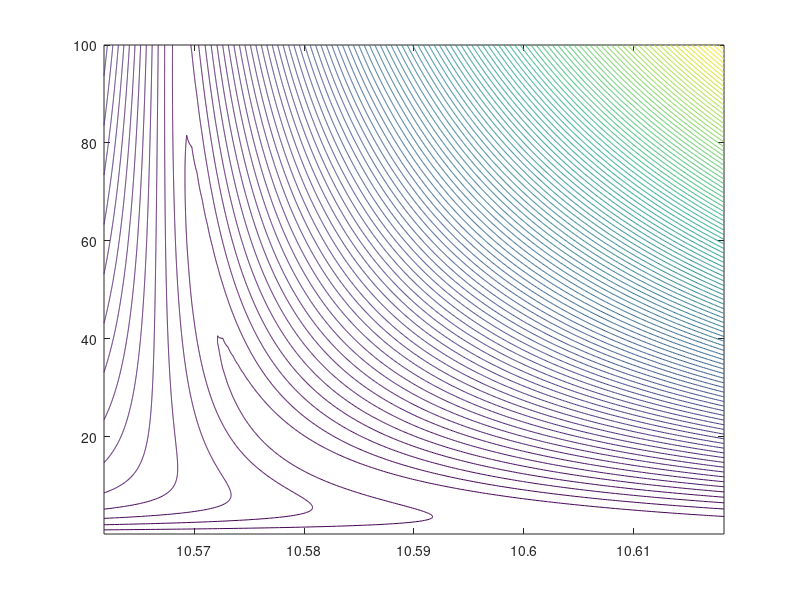
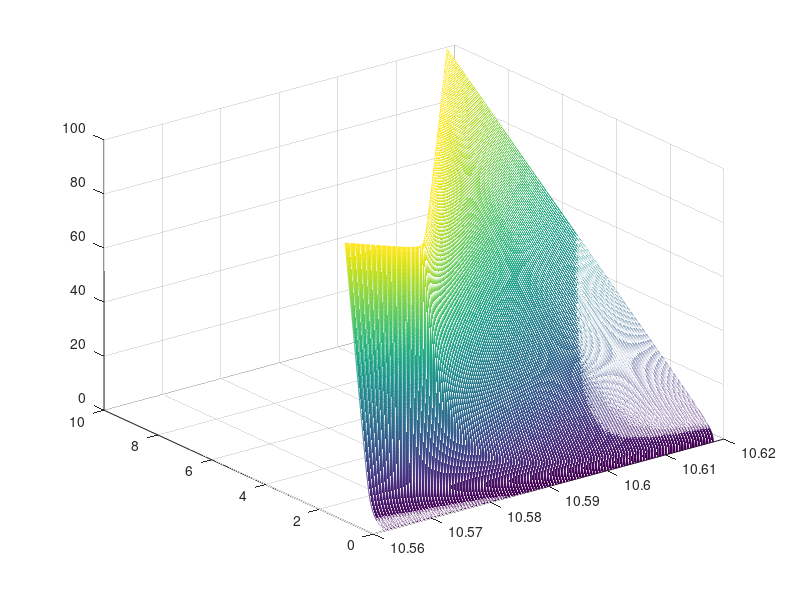
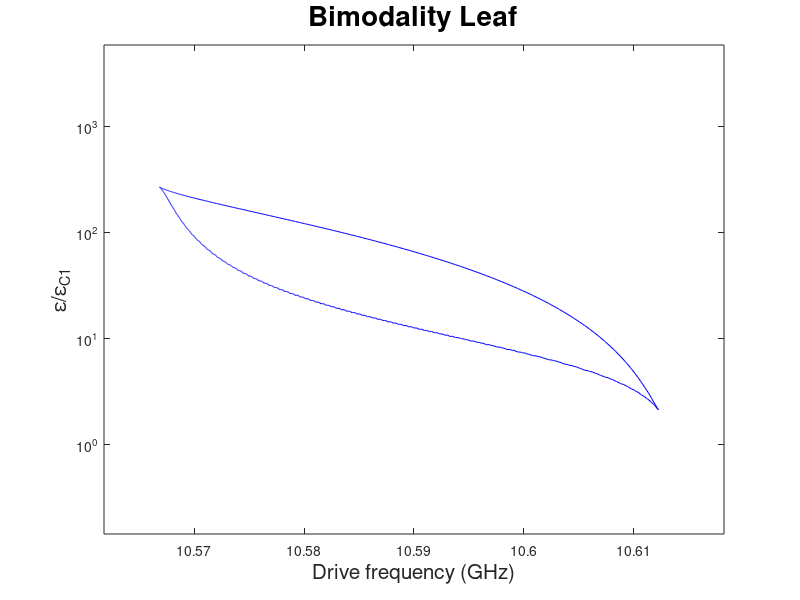

These figures' MATLAB source, in order: (Note: this script raises an error after producing the figures.)
clear all; close all;

g=0.3347; delta=8.1831-10.5665; kappa=0.0024; Sigma_z=-1; Omega_c=10.5665;
rr=-0.1:0.01:1.1;
chi0=g.^2./abs(delta);

Omega_d=Omega_c+rr.*chi0;
xiC1= (abs(delta)*kappa)^(3/2)/(3^(3/4)*g^2);
AA=0.1:0.1:100;
[Omega_d,A]=meshgrid(Omega_d,AA);

chi=Sigma_z.*g.^2./(sqrt(2.*g.^2.*(A.^2 + Sigma_z) + delta.^2));
%xi=(A.^2).*((Omega_d.^2 - (Omega_c - chi).^2).^2 + kappa.^2.*Omega_d.^2);
xi=(1/Omega_c)*A.*sqrt((Omega_d.^2 - (Omega_c - chi).^2).^2 + kappa.^2.*Omega_d.^2);
%xi_Duff=(A.*sqrt(((Omega_c-(Sigma_z.*g.^2)./(abs(delta).*(1.0./delta.^2.*g.^2.*(Sigma_z+A.^2)+1.0))).^2-Omega_d.^2).^2+Omega_d.^2.*kappa.^2))./Omega_c;

dxidA=sqrt(((Omega_c-Sigma_z.*g.^2.*1.0./sqrt(g.^2.*(Sigma_z+A.^2).*2.0+delta.^2)).^2-Omega_d.^2).^2+Omega_d.^2.*kappa.^2)./Omega_c+(A.^2.*Sigma_z.*g.^4.*(Omega_c-Sigma_z.*g.^2.*1.0./sqrt(g.^2.*(Sigma_z+A.^2).*2.0+delta.^2)).*1.0./sqrt(((Omega_c-Sigma_z.*g.^2.*1.0./sqrt(g.^2.*(Sigma_z+A.^2).*2.0+delta.^2)).^2-Omega_d.^2).^2+Omega_d.^2.*kappa.^2).*1.0./(g.^2.*(Sigma_z+A.^2).*2.0+delta.^2).^(3.0./2.0).*((Omega_c-Sigma_z.*g.^2.*1.0./sqrt(g.^2.*(Sigma_z+A.^2).*2.0+delta.^2)).^2-Omega_d.^2).*4.0)./Omega_c;

%dxidA_Duff=sqrt(((Omega_c-(Sigma_z.*g.^2)./(abs(delta).*(1.0./delta.^2.*g.^2.*(Sigma_z+A.^2)+1.0))).^2-Omega_d.^2).^2+Omega_d.^2.*kappa.^2)./Omega_c+(A.^2.*Sigma_z.*1.0./abs(delta).^3.*g.^4.*1.0./sqrt(((Omega_c-(Sigma_z.*g.^2)./(abs(delta).*(1.0./delta.^2.*g.^2.*(Sigma_z+A.^2)+1.0))).^2-Omega_d.^2).^2+Omega_d.^2.*kappa.^2).*1.0./(1.0./delta.^2.*g.^2.*(Sigma_z+A.^2)+1.0).^2.*((Omega_c-(Sigma_z.*g.^2)./(abs(delta).*(1.0./delta.^2.*g.^2.*(Sigma_z+A.^2)+1.0))).^2-Omega_d.^2).*(Omega_c-(Sigma_z.*g.^2)./(abs(delta).*(1.0./delta.^2.*g.^2.*(Sigma_z+A.^2)+1.0))).*4.0)./Omega_c;


%dxidA_C2=sqrt(Omega_d.^2.*kappa.^2+((Omega_c-(sqrt(2.0).*Sigma_z.*g.*(1.0./2.0))./A).^2-Omega_d.^2).^2)./Omega_c+(sqrt(2.0).*Sigma_z.*g.*1.0./sqrt(Omega_d.^2.*kappa.^2+((Omega_c-(sqrt(2.0).*Sigma_z.*g.*(1.0./2.0))./A).^2-Omega_d.^2).^2).*((Omega_c-(sqrt(2.0).*Sigma_z.*g.*(1.0./2.0))./A).^2-Omega_d.^2).*(Omega_c-(sqrt(2.0).*Sigma_z.*g.*(1.0./2.0))./A))./(A.*Omega_c);

%dxi2dA2=(A.^3.*Sigma_z.^2.*g.^8.*(Omega_c-Sigma_z.*g.^2.*1.0./sqrt(g.^2.*(Sigma_z+A.^2).*2.0+delta.^2)).^2.*1.0./sqrt(((Omega_c-Sigma_z.*g.^2.*1.0./sqrt(g.^2.*(Sigma_z+A.^2).*2.0+delta.^2)).^2-Omega_d.^2).^2+Omega_d.^2.*kappa.^2).*1.0./(g.^2.*(Sigma_z+A.^2).*2.0+delta.^2).^3.*1.6e1)./Omega_c+(A.^3.*Sigma_z.^2.*g.^8.*1.0./sqrt(((Omega_c-Sigma_z.*g.^2.*1.0./sqrt(g.^2.*(Sigma_z+A.^2).*2.0+delta.^2)).^2-Omega_d.^2).^2+Omega_d.^2.*kappa.^2).*1.0./(g.^2.*(Sigma_z+A.^2).*2.0+delta.^2).^3.*((Omega_c-Sigma_z.*g.^2.*1.0./sqrt(g.^2.*(Sigma_z+A.^2).*2.0+delta.^2)).^2-Omega_d.^2).*8.0)./Omega_c+(A.*Sigma_z.*g.^4.*(Omega_c-Sigma_z.*g.^2.*1.0./sqrt(g.^2.*(Sigma_z+A.^2).*2.0+delta.^2)).*1.0./sqrt(((Omega_c-Sigma_z.*g.^2.*1.0./sqrt(g.^2.*(Sigma_z+A.^2).*2.0+delta.^2)).^2-Omega_d.^2).^2+Omega_d.^2.*kappa.^2).*1.0./(g.^2.*(Sigma_z+A.^2).*2.0+delta.^2).^(3.0./2.0).*((Omega_c-Sigma_z.*g.^2.*1.0./sqrt(g.^2.*(Sigma_z+A.^2).*2.0+delta.^2)).^2-Omega_d.^2).*1.2e1)./Omega_c-(A.^3.*Sigma_z.*g.^6.*(Omega_c-Sigma_z.*g.^2.*1.0./sqrt(g.^2.*(Sigma_z+A.^2).*2.0+delta.^2)).*1.0./sqrt(((Omega_c-Sigma_z.*g.^2.*1.0./sqrt(g.^2.*(Sigma_z+A.^2).*2.0+delta.^2)).^2-Omega_d.^2).^2+Omega_d.^2.*kappa.^2).*1.0./(g.^2.*(Sigma_z+A.^2).*2.0+delta.^2).^(5.0./2.0).*((Omega_c-Sigma_z.*g.^2.*1.0./sqrt(g.^2.*(Sigma_z+A.^2).*2.0+delta.^2)).^2-Omega_d.^2).*2.4e1)./Omega_c-(A.^3.*Sigma_z.^2.*g.^8.*(Omega_c-Sigma_z.*g.^2.*1.0./sqrt(g.^2.*(Sigma_z+A.^2).*2.0+delta.^2)).^2.*1.0./(((Omega_c-Sigma_z.*g.^2.*1.0./sqrt(g.^2.*(Sigma_z+A.^2).*2.0+delta.^2)).^2-Omega_d.^2).^2+Omega_d.^2.*kappa.^2).^(3.0./2.0).*1.0./(g.^2.*(Sigma_z+A.^2).*2.0+delta.^2).^3.*((Omega_c-Sigma_z.*g.^2.*1.0./sqrt(g.^2.*(Sigma_z+A.^2).*2.0+delta.^2)).^2-Omega_d.^2).^2.*1.6e1)./Omega_c;

figure; contour(Omega_d,A,xi,100);
figure; mesh(Omega_d,xi,A);
v=[0,0];
figure;contour(Omega_d,xi/xiC1,dxidA, v, 'b'); set(gca,'yscale','log');
xlabel('Drive frequency (GHz)','FontSize',15); ylabel('\epsilon/\epsilon_{C1}', 'FontSize',15); title('Bimodality Leaf','FontSize',20);
contour(Omega_d,A,dxi2dA2, v, 'b');set(gca,'yscale','log'); hold off;
%ylim([1.1 0.7*10^2]);
